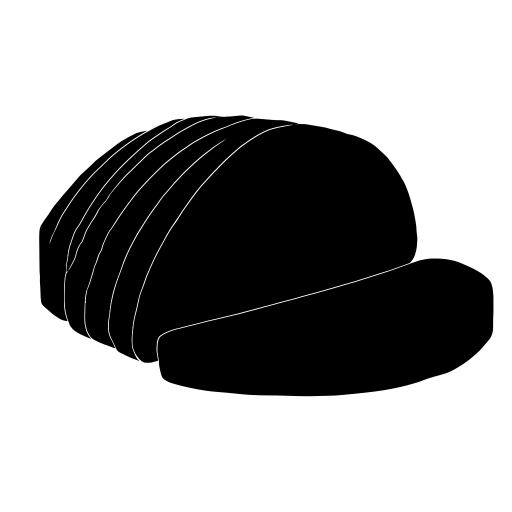
#> input picture lab_10/bread_gray_mask.png, 1024 x 1024 px (shown at 1/2 size)
$ jupyter execute --allow-errors DZ_10.ipynb   (older library calls are emulated)
#> lines starting #> are read from the running program, lines starting #| are printed output that depends on the picture
[cell 1]
import os
import cv2
import numpy as np
import matplotlib
matplotlib.use("TkAgg")
import matplotlib.pyplot as plt

from sklearn.model_selection import train_test_split
from sklearn.preprocessing import LabelEncoder, StandardScaler
from sklearn.neighbors import KNeighborsClassifier
from sklearn.svm import SVC
from sklearn.tree import DecisionTreeClassifier
from sklearn.metrics import classification_report, accuracy_score, jaccard_score

from skimage.feature import graycomatrix, graycoprops

[cell 2]
# 1. Загрузка и первичный просмотр данных

DATA_DIR = "KTH_TIPS"
RANDOM_STATE = 17


def load_texture_dataset(data_dir):
    images = []
    labels = []

    for cls in sorted(os.listdir(data_dir)):
        cls_path = os.path.join(data_dir, cls)
        if not os.path.isdir(cls_path):
            continue

        for fname in os.listdir(cls_path):
            if not fname.lower().endswith((".png", ".jpg", ".jpeg", ".bmp", ".tif")):
                continue

            fpath = os.path.join(cls_path, fname)
            img = cv2.imread(fpath, cv2.IMREAD_GRAYSCALE)
            if img is None:
                continue

            img = cv2.resize(img, (128, 128))
            images.append(img)
            labels.append(cls)

    return np.array(images), np.array(labels)


#> (the rest of this cell did not finish here and is left out)

Загружено изображений: 810

Классы: [np.str_('aluminium_foil'), np.str_('brown_bread'), np.str_('corduroy'), np.str_('cotton'), np.str_('cracker'), np.str_('linen'), np.str_('orange_peel'), np.str_('sandpaper'), np.str_('sponge'), np.str_('styrofoam')]

[cell 3]
# 2. Признаки: Histogram

# [36 lines left out: functions hist_features, show_histogram_examples, not called in this run]


#> (the rest of this cell did not finish here and is left out)

[cell 4]
# 3. Признаки: Laws

def build_laws_kernels():
    L5 = np.array([1, 4, 6, 4, 1], dtype=np.float32)
    E5 = np.array([-1, -2, 0, 2, 1], dtype=np.float32)
    S5 = np.array([-1, 0, 2, 0, -1], dtype=np.float32)

    vecs = [L5, E5, S5]
    names = ["L", "E", "S"]

    kernels = {}
    for i in range(3):
        for j in range(3):
            kernels[f"{names[i]}5{names[j]}5"] = np.outer(vecs[i], vecs[j])

    return kernels


LAWS_KERNELS = build_laws_kernels()
LAWS_KERNEL_NAMES = list(LAWS_KERNELS.keys())


# [48 lines left out: functions laws_features, show_laws_examples, not called in this run]


#> (the rest of this cell did not finish here and is left out)

[cell 5]
# 4. Признаки: GLCM

# [51 lines left out: functions glcm_features, show_glcm_examples, not called in this run]


#> (the rest of this cell did not finish here and is left out)

[cell 6]
# 5. Формирование матриц признаков

# [7 lines left out: function extract_all_features, not called in this run]


#> (the rest of this cell did not finish here and is left out)

[cell 7]
"""
ПРИЗНАКИ: Histogram

--- KNN ---
                precision    recall  f1-score   support

aluminium_foil       1.00      0.95      0.97        20
   brown_bread       0.59      0.81      0.68        21
      corduroy       0.55      0.55      0.55        20
        cotton       0.40      0.50      0.44        20
       cracker       0.63      0.60      0.62        20
         linen       0.60      0.60      0.60        20
   orange_peel       0.57      0.62      0.59        21
     sandpaper       0.26      0.25      0.26        20
        sponge       0.71      0.71      0.71        21
     styrofoam       0.62      0.25      0.36        20

      accuracy                           0.59       203
     macro avg       0.59      0.58      0.58       203
  weighted avg       0.59      0.59      0.58       203


--- SVM (linear) ---
                precision    recall  f1-score   support

aluminium_foil       1.00      1.00      1.00        20
   brown_bread       0.73      0.90      0.81        21
      corduroy       0.55      0.55      0.55        20
        cotton       0.39      0.45      0.42        20
       cracker       1.00      0.70      0.82        20
         linen       0.80      0.60      0.69        20
   orange_peel       0.81      0.81      0.81        21
     sandpaper       0.35      0.35      0.35        20
        sponge       0.64      0.86      0.73        21
     styrofoam       1.00      0.80      0.89        20

      accuracy                           0.70       203
     macro avg       0.73      0.70      0.71       203
  weighted avg       0.73      0.70      0.71       203


--- Decision Tree ---
                precision    recall  f1-score   support

aluminium_foil       1.00      1.00      1.00        20
   brown_bread       0.76      0.90      0.83        21
      corduroy       0.76      0.80      0.78        20
        cotton       0.53      0.40      0.46        20
       cracker       0.85      0.85      0.85        20
         linen       0.87      0.65      0.74        20
   orange_peel       0.89      0.81      0.85        21
     sandpaper       0.33      0.55      0.42        20
        sponge       0.83      0.71      0.77        21
     styrofoam       0.94      0.80      0.86        20

      accuracy                           0.75       203
     macro avg       0.78      0.75      0.76       203
  weighted avg       0.78      0.75      0.76       203


ПРИЗНАКИ: Laws

--- KNN ---
                precision    recall  f1-score   support

aluminium_foil       1.00      0.95      0.97        20
   brown_bread       0.67      0.67      0.67        21
      corduroy       1.00      0.80      0.89        20
        cotton       0.80      0.80      0.80        20
       cracker       0.50      0.80      0.62        20
         linen       0.85      0.55      0.67        20
   orange_peel       0.76      0.90      0.83        21
     sandpaper       0.40      0.20      0.27        20
        sponge       0.67      0.76      0.71        21
     styrofoam       0.65      0.75      0.70        20

      accuracy                           0.72       203
     macro avg       0.73      0.72      0.71       203
  weighted avg       0.73      0.72      0.71       203


--- SVM (linear) ---
                precision    recall  f1-score   support

aluminium_foil       0.95      1.00      0.98        20
   brown_bread       0.61      0.67      0.64        21
      corduroy       0.95      1.00      0.98        20
        cotton       0.94      0.75      0.83        20
       cracker       0.61      0.70      0.65        20
         linen       1.00      0.55      0.71        20
   orange_peel       0.55      1.00      0.71        21
     sandpaper       0.00      0.00      0.00        20
        sponge       0.79      0.52      0.63        21
     styrofoam       0.50      0.85      0.63        20

      accuracy                           0.70       203
     macro avg       0.69      0.70      0.68       203
  weighted avg       0.69      0.70      0.67       203


--- Decision Tree ---
                precision    recall  f1-score   support

aluminium_foil       1.00      0.90      0.95        20
   brown_bread       0.50      0.67      0.57        21
      corduroy       0.78      0.90      0.84        20
        cotton       0.88      0.75      0.81        20
       cracker       0.58      0.55      0.56        20
         linen       0.75      0.60      0.67        20
   orange_peel       0.62      0.86      0.72        21
     sandpaper       0.60      0.15      0.24        20
        sponge       0.56      0.48      0.51        21
     styrofoam       0.40      0.60      0.48        20

      accuracy                           0.65       203
     macro avg       0.67      0.64      0.64       203
  weighted avg       0.67      0.65      0.63       203


ПРИЗНАКИ: GLCM

--- KNN ---
                precision    recall  f1-score   support

aluminium_foil       0.94      0.75      0.83        20
   brown_bread       0.27      0.48      0.34        21
      corduroy       0.31      0.40      0.35        20
        cotton       0.25      0.20      0.22        20
       cracker       0.37      0.50      0.43        20
         linen       0.50      0.40      0.44        20
   orange_peel       0.76      0.62      0.68        21
     sandpaper       0.38      0.30      0.33        20
        sponge       0.47      0.38      0.42        21
     styrofoam       0.73      0.55      0.63        20

      accuracy                           0.46       203
     macro avg       0.50      0.46      0.47       203
  weighted avg       0.50      0.46      0.47       203


--- SVM (linear) ---
                precision    recall  f1-score   support

aluminium_foil       1.00      1.00      1.00        20
   brown_bread       0.25      0.29      0.27        21
      corduroy       0.23      0.25      0.24        20
        cotton       0.00      0.00      0.00        20
       cracker       0.59      0.65      0.62        20
         linen       0.48      0.75      0.59        20
   orange_peel       0.62      0.86      0.72        21
     sandpaper       0.27      0.20      0.23        20
        sponge       0.41      0.33      0.37        21
     styrofoam       0.64      0.70      0.67        20

      accuracy                           0.50       203
     macro avg       0.45      0.50      0.47       203
  weighted avg       0.45      0.50      0.47       203


--- Decision Tree ---
                precision    recall  f1-score   support

aluminium_foil       0.95      0.90      0.92        20
   brown_bread       0.32      0.67      0.43        21
      corduroy       0.29      0.20      0.24        20
        cotton       0.32      0.30      0.31        20
       cracker       0.58      0.55      0.56        20
         linen       0.60      0.45      0.51        20
   orange_peel       0.72      0.62      0.67        21
     sandpaper       0.42      0.40      0.41        20
        sponge       0.44      0.38      0.41        21
     styrofoam       0.78      0.70      0.74        20

      accuracy                           0.52       203
     macro avg       0.54      0.52      0.52       203
  weighted avg       0.54      0.52      0.52       203
"""

#> (a cell that did not finish here is left out)

Модель: Histogram_KNN
Классы после фильтрации: [0 1 4 6]
Успешно

Модель: Laws_Tree
Классы после фильтрации: [0 1 2 3 4 5 6 7 8 9]
Успешно

Модель: Laws_SVM
Классы после фильтрации: [0 1 2 3 4 5 6 7 8 9]
Успешно

Успешно моделей обработано: 3/3

[cell 9]
# Приведение ручной маски к 3 классам

def simplify_mask(mask, max_colors=3):
#> called with max_colors = 3
    unique, counts = np.unique(mask, return_counts=True)
#> unique = 256 values from 0 to 255; counts = 256 values, max 463627 at index 255, min 18 at index 147, mean 4096

    sorted_idx = np.argsort(counts)
#> sorted_idx = 256 values, max 255 at index 255, min 0 at index 254, mean 127.5
    dominant = unique[sorted_idx][-max_colors:]
#> dominant = [254, 0, 255]

    print("Частые цвета:", dominant)
#| Частые цвета: [254   0 255]

    result = np.zeros_like(mask)
    for new_id, orig in enumerate(dominant):
        result[mask == orig] = new_id
#> this loop made 3 passes
#> orig on passes 1 to 3: 254, 0, 255
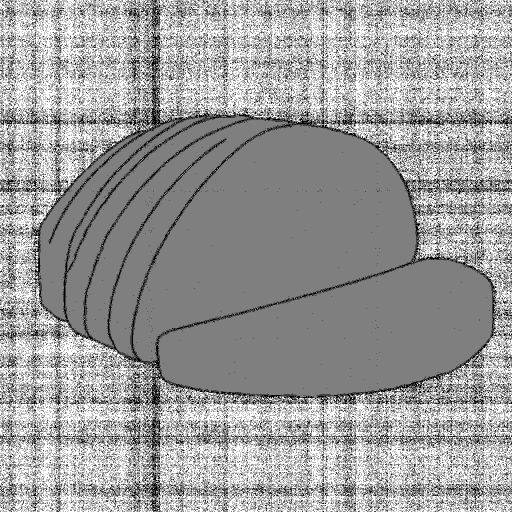
#> result: shape (1024, 1024) (shown at 1/2 size); min 0, max 2, mean 1.23; drawn with min black and max white

    print(f"Установлено: {list(dominant)} → {list(range(len(dominant)))}")
#| Установлено: [254, 0, 255] → [0, 1, 2]
    return result

manual_mask = cv2.imread("bread_gray_mask.png", cv2.IMREAD_GRAYSCALE)
fixed_mask = simplify_mask(manual_mask, 3)

plt.figure(figsize=(12, 5))
plt.subplot(1, 2, 1)
plt.imshow(manual_mask, cmap="gray")
plt.title(f"Исходная маска ({len(np.unique(manual_mask))} значений)")
plt.colorbar()

plt.subplot(1, 2, 2)
plt.imshow(fixed_mask, cmap="tab10")
plt.title("Исправленная маска (3 класса)")
plt.colorbar()

plt.show()
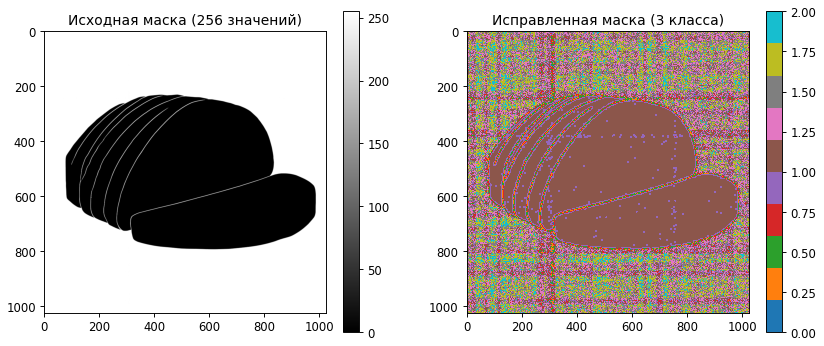
#> figure drawn by matplotlib, 4 panels

# [43 lines left out: function compare_masks, not called in this run]


#> (the rest of this cell did not finish here and is left out)
